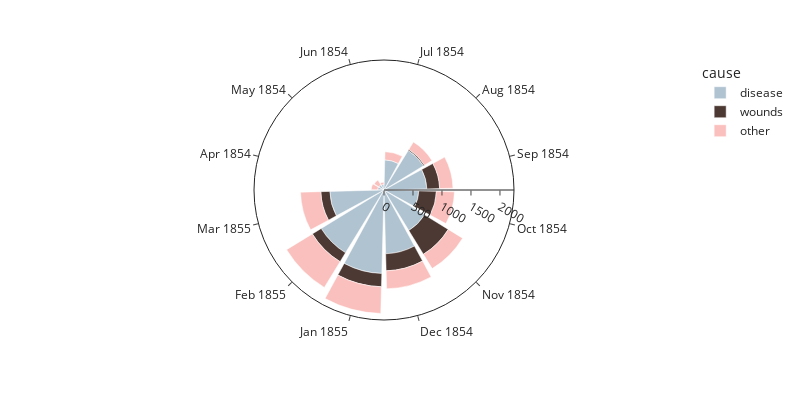

Notebook code for this chart:
### Markdown cell above
## (4) Modificações Propostas

O tipo de visualização escolhida por Nightingale, apesar de muito agradável visualmente, não consegue representar com precisão os dados, por exemplo, se invertermos a ordem dos dados o gráfico, parece que trocamos os valores numéricos dele:

### Code cell
causes.reverse()
colors.reverse()

df_aux = pd.melt(
        df_crimea[:12], 
        id_vars = ['date'], 
        value_vars = causes,
        var_name = 'cause', value_name = 'deaths'
        )

fig1 = px.bar_polar(
    df_aux, 
    r = 'deaths',
    color = 'cause', 
    theta = 'date',
    start_angle = 165,
    color_discrete_sequence = colors,
    template = 'simple_white', width = 800, height = 400
)

fig1.show()

### Figure 1 — Plotly figure (JSON) as saved in the notebook; plotly's stock layout.template omitted (floating-point values rounded to 4 significant figures)
{"data": [{"hovertemplate": "cause=disease<br>deaths=%{r}<br>date=%{theta}<extra></extra>", "legendgroup": "disease", "marker": {"color": "#b0c3d1", "pattern": {"shape": ""}}, "name": "disease", "r": [110, 105, 95, 520, 800, 740, 600, 820, 1100, 1440, 1270, 935], "showlegend": true, "subplot": "polar", "theta": ["Apr 1854", "May 1854", "Jun 1854", "Jul 1854", "Aug 1854", "Sep 1854", "Oct 1854", "Nov 1854", "Dec 1854", "Jan 1855", "Feb 1855", "Mar 1855"], "type": "barpolar"}, {"hovertemplate": "cause=wounds<br>deaths=%{r}<br>date=%{theta}<extra></extra>", "legendgroup": "wounds", "marker": {"color": "#4c3933", "pattern": {"shape": ""}}, "name": "wounds", "r": [0, 0, 0, 0, 20, 220, 305, 480, 295, 230, 180, 155], "showlegend": true, "subplot": "polar", "theta": ["Apr 1854", "May 1854", "Jun 1854", "Jul 1854", "Aug 1854", "Sep 1854", "Oct 1854", "Nov 1854", "Dec 1854", "Jan 1855", "Feb 1855", "Mar 1855"], "type": "barpolar"}, {"hovertemplate": "cause=other<br>deaths=%{r}<br>date=%{theta}<extra></extra>", "legendgroup": "other", "marker": {"color": "#fac0bd", "pattern": {"shape": ""}}, "name": "other", "r": [110, 95, 40, 140, 150, 230, 310, 290, 310, 460, 520, 350], "showlegend": true, "subplot": "polar", "theta": ["Apr 1854", "May 1854", "Jun 1854", "Jul 1854", "Aug 1854", "Sep 1854", "Oct 1854", "Nov 1854", "Dec 1854", "Jan 1855", "Feb 1855", "Mar 1855"], "type": "barpolar"}], "layout": {"barmode": "relative", "height": 400, "legend": {"title": {"text": "cause"}, "tracegroupgap": 0}, "margin": {"t": 60}, "polar": {"angularaxis": {"direction": "clockwise", "rotation": 165}, "domain": {"x": [0, 1], "y": [0, 1]}}, "width": 800}}
